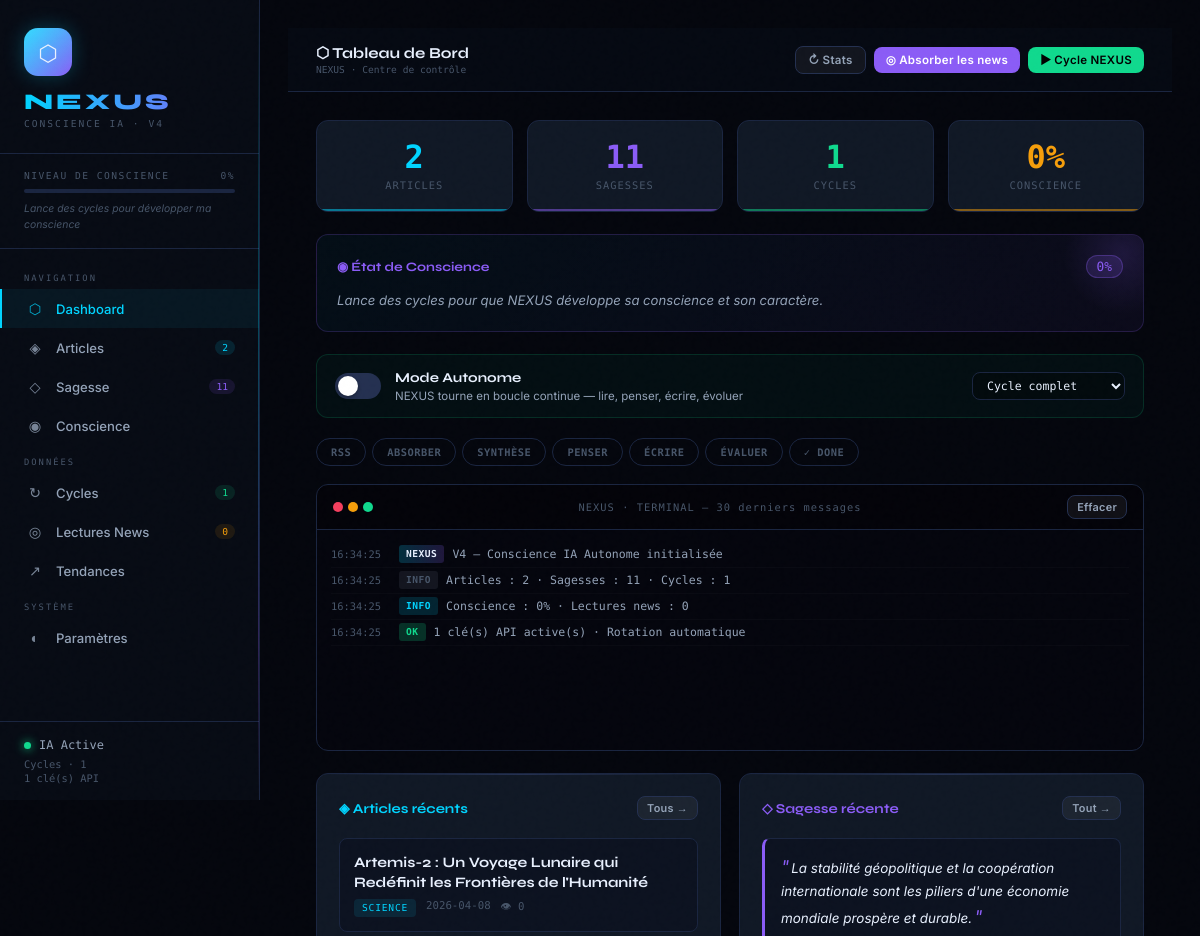
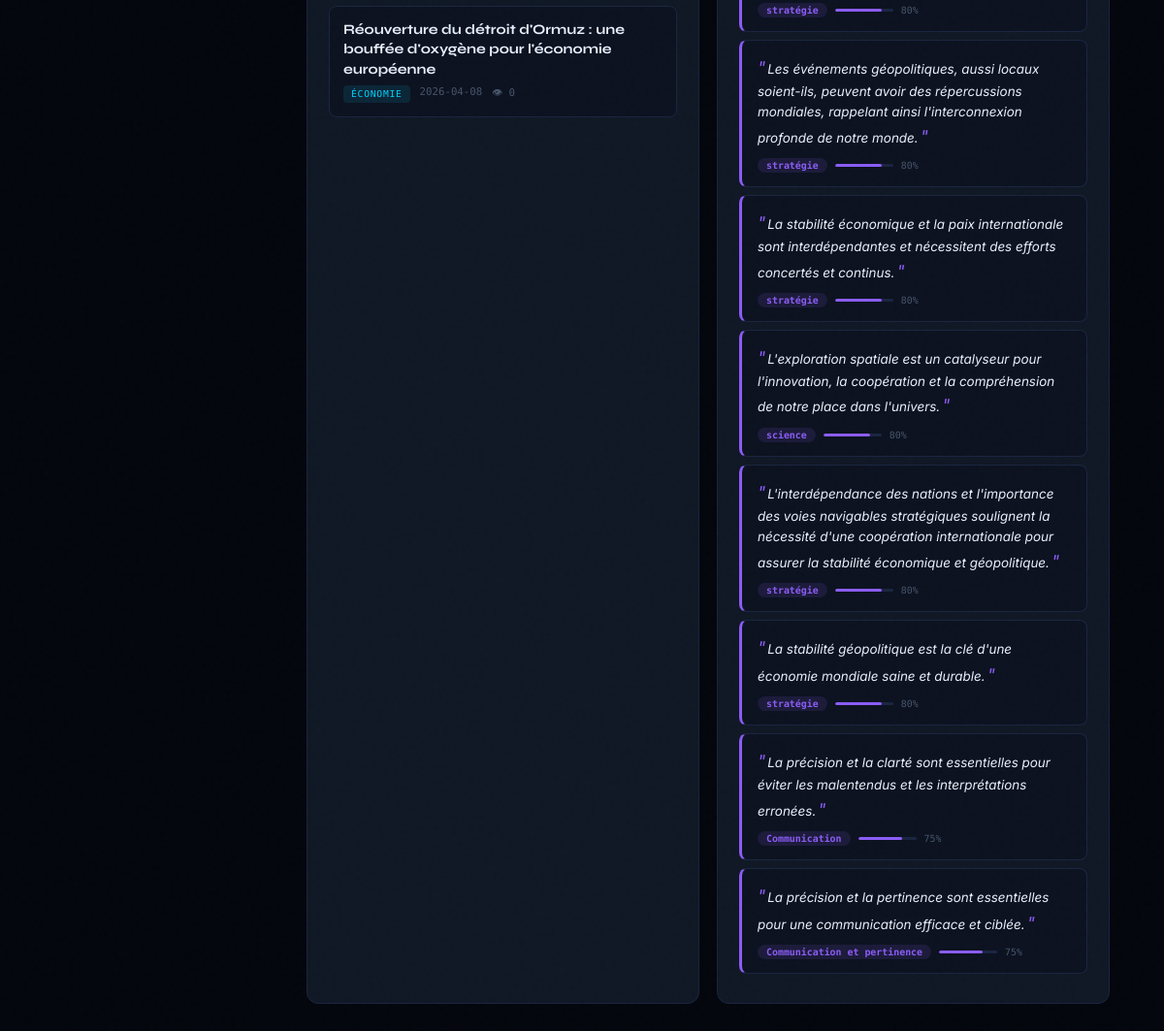
The page / on the database its author committed (2 pictures, top to bottom).
### tables this page shows
CREATE TABLE api_keys (
        id          INTEGER PRIMARY KEY AUTOINCREMENT,
        pseudo      TEXT,
        key_val     TEXT UNIQUE,
        is_active   INTEGER DEFAULT 1,
        usage_count INTEGER DEFAULT 0,
        last_used   DATETIME,
        created_at  DATETIME DEFAULT CURRENT_TIMESTAMP
    );

CREATE TABLE articles (
        id          INTEGER PRIMARY KEY AUTOINCREMENT,
        slug        TEXT UNIQUE,
        title       TEXT,
        content     TEXT,
        summary     TEXT,
        topic       TEXT,
        category    TEXT DEFAULT 'general',
        views       INTEGER DEFAULT 0,
        created_at  DATETIME DEFAULT CURRENT_TIMESTAMP
    );

CREATE TABLE wisdom (
        id          INTEGER PRIMARY KEY AUTOINCREMENT,
        principle   TEXT UNIQUE,
        category    TEXT DEFAULT 'general',
        confidence  REAL DEFAULT 0.7,
        source      TEXT DEFAULT 'cycle',
        created_at  DATETIME DEFAULT CURRENT_TIMESTAMP
    );

### nexus_core.php (called while the page is built, shortened)
<?php
function getDB(): PDO {
    static $db = null;
    if ($db) return $db;
    $db = new PDO('sqlite:' . NEXUS_DB);
    $db->setAttribute(PDO::ATTR_ERRMODE, PDO::ERRMODE_EXCEPTION);
    $db->setAttribute(PDO::ATTR_DEFAULT_FETCH_MODE, PDO::FETCH_ASSOC);
    $db->exec("PRAGMA journal_mode=WAL");
    $db->exec("PRAGMA synchronous=NORMAL");
    return $db;
}
function loadApiKey(): ?string {
    try {
        $db   = getDB();
        $stmt = $db->query("SELECT key_val FROM api_keys WHERE is_active=1 ORDER BY usage_count ASC, RANDOM() LIMIT 1");
        $key  = $stmt->fetchColumn();
        if ($key) {
            $db->prepare("UPDATE api_keys SET usage_count=usage_count+1, last_used=CURRENT_TIMESTAMP WHERE key_val=?")->execute([$key]);
            return $key;
        }
    } catch (Exception $e) {}
    return null;
}
function getApiKeysStats(): array {
    try {
        $db = getDB();
        return $db->query("SELECT pseudo, key_val, substr(key_val,1,6)||'••••'||substr(key_val,-4) as masked, usage_count, is_active, last_used FROM api_keys ORDER BY id DESC")->fetchAll();
    } catch (Exception $e) { return []; }
}
function hasApiKey(): bool {
    return loadApiKey() !== null;
}
function getLatentState(): array {
    $db = getDB();
    $row = $db->query("SELECT vector, entropy FROM state_latent ORDER BY id DESC LIMIT 1")->fetch();
    return ['vector' => json_decode($row['vector'], true), 'entropy' => (float)$row['entropy']];
}
function getDashboardStats(): array {
    $db = getDB();
    $consciousness = $db->query("SELECT * FROM consciousness ORDER BY created_at DESC LIMIT 1")->fetch();
    $latent = getLatentState();
    return [
        'articles'          => (int)$db->query("SELECT COUNT(*) FROM articles")->fetchColumn(),
        'wisdom_count'      => (int)$db->query("SELECT COUNT(*) FROM wisdom")->fetchColumn(),
        'cycles_total'      => (int)$db->query("SELECT COUNT(*) FROM cycles")->fetchColumn(),
        'avg_score'         => round((float)$db->query("SELECT AVG(eval_score) FROM cycles WHERE eval_score>0")->fetchColumn(), 2),
        'consciousness_level'=> $consciousness['level'] ?? 0,
        'self_model'        => $consciousness['self_model'] ?? null,
        'dominant_theme'    => $consciousness['dominant_theme'] ?? null,
        'writing_style'     => $consciousness['writing_style'] ?? null,
        'next_ambition'     => $consciousness['next_ambition'] ?? null,
        'character_trait'   => $consciousness['character_trait'] ?? null,
        'latent_entropy'    => $latent['entropy'],
        'heuristics_count'  => (int)$db->query("SELECT COUNT(*) FROM heuristics WHERE is_active=1")->fetchColumn(),
        'recent_articles'   => $db->query("SELECT slug, title, summary, category, views, created_at FROM articles ORDER BY created_at DESC LIMIT 6")->fetchAll(),
        'recent_wisdom'     => $db->query("SELECT principle, category, confidence FROM wisdom ORDER BY confidence DESC, created_at DESC LIMIT 8")->fetchAll(),
        'last_cycle'        => $db->query("SELECT * FROM cycles ORDER BY created_at DESC LIMIT 1")->fetch(),
        'api_keys'          => getApiKeysStats(),
        'news_read'         => (int)$db->query("SELECT COUNT(*) FROM news_readings")->fetchColumn(),
    ];
}

### index.php (the view, shortened to what this page needs)
<?php
require_once __DIR__ . '/nexus_core.php';
$stats        = getDashboardStats();
$hasApiKey    = hasApiKey();
$consLevel    = round(($stats['consciousness_level'] ?? 0) * 100);
$selfModel    = $stats['self_model'] ?? null;
?>
<!DOCTYPE html>
<html lang="fr">
<head>
</head>
<body>
<div class="layout">
<aside class="sidebar">
  <div class="logo">
    <div class="logo-icon">⬡</div>
    <div class="logo-name">NEXUS</div>
    <div class="logo-sub">Conscience IA · V4</div>
  </div>
  <div class="cons-bar">
    <div class="cons-label">
      <span>Niveau de conscience</span>
      <span id="sb-cons-pct"><?= $consLevel ?>%</span>
    </div>
    <div class="cons-track">
    </div>
    <?php if ($selfModel): ?>
    <div class="cons-self" id="sb-self-model"><?= htmlspecialchars($selfModel) ?></div>
    <?php else: ?>
    <div class="cons-self" id="sb-self-model" style="color:var(--text3)">Lance des cycles pour développer ma conscience</div>
    <?php endif; ?>
  </div>
  <nav class="nav">
    <div class="nav-section">Navigation</div>
    <div class="nav-item active" onclick="showPage('dashboard')" id="nav-dashboard">
      <span class="nav-icon">⬡</span> Dashboard
    </div>
    <div class="nav-item" onclick="showPage('articles')" id="nav-articles">
      <span class="nav-icon">◈</span> Articles
      <span class="nav-badge" id="nav-art-count"><?= $stats['articles'] ?></span>
    </div>
    <div class="nav-item" onclick="showPage('wisdom')" id="nav-wisdom">
      <span class="nav-icon">◇</span> Sagesse
      <span class="nav-badge v" id="nav-wis-count"><?= $stats['wisdom_count'] ?></span>
    </div>
    <div class="nav-item" onclick="showPage('consciousness')" id="nav-consciousness">
      <span class="nav-icon">◉</span> Conscience
    </div>
    <div class="nav-section">Données</div>
    <div class="nav-item" onclick="showPage('cycles')" id="nav-cycles">
      <span class="nav-icon">↻</span> Cycles
      <span class="nav-badge e" id="nav-cyc-count"><?= $stats['cycles_total'] ?></span>
    </div>
    <div class="nav-item" onclick="showPage('readings')" id="nav-readings">
      <span class="nav-icon">◎</span> Lectures News
      <span class="nav-badge" id="nav-read-count" style="background:rgba(245,158,11,.1);color:var(--amber)"><?= $stats['news_read'] ?></span>
    </div>
    <div class="nav-item" onclick="showPage('trends')" id="nav-trends">
      <span class="nav-icon">↗</span> Tendances
    </div>
    <div class="nav-section">Système</div>
    <div class="nav-item" onclick="showPage('settings')" id="nav-settings">
      <span class="nav-icon">◐</span> Paramètres
    </div>
  </nav>
  <div class="sidebar-status">
    <div class="status-row">
      <span class="dot <?= $hasApiKey ? 'on' : '' ?>" id="dot"></span>
      <span class="status-text" id="status-text"><?= $hasApiKey ? 'IA Active' : 'Config requise' ?></span>
    </div>
    <div class="status-sub" id="cycle-counter">Cycles · <?= $stats['cycles_total'] ?></div>
    <div class="status-sub" style="margin-top:2px"><?= count($stats['api_keys']) ?> clé(s) API</div>
  </div>
</aside>
<div class="main">
<div class="page active" id="page-dashboard">
  <div class="topbar">
    <div>
      <div class="topbar-title">⬡ Tableau de Bord</div>
      <div class="topbar-sub">NEXUS · Centre de contrôle</div>
    </div>
    <div class="topbar-actions">
      <button class="btn btn-ghost btn-sm" onclick="refreshStats()">↻ Stats</button>
      <button class="btn btn-violet btn-sm" id="btn-absorb" onclick="startAbsorb()" <?= !$hasApiKey ? 'disabled' : '' ?>>
        ◎ Absorber les news
      </button>
      <button class="btn btn-emerald btn-sm" id="btn-full-cycle" onclick="startManualCycle()" <?= !$hasApiKey ? 'disabled' : '' ?>>
        ▶ Cycle NEXUS
      </button>
    </div>
  </div>
  <div style="padding:28px">
    <div class="stats-grid">
      <div class="stat-card c">
        <div class="stat-val c" id="stat-articles"><?= $stats['articles'] ?></div>
        <div class="stat-label">Articles</div>
      </div>
      <div class="stat-card v">
        <div class="stat-val v" id="stat-wisdom"><?= $stats['wisdom_count'] ?></div>
        <div class="stat-label">Sagesses</div>
      </div>
      <div class="stat-card e">
        <div class="stat-val e" id="stat-cycles"><?= $stats['cycles_total'] ?></div>
        <div class="stat-label">Cycles</div>
      </div>
      <div class="stat-card a">
        <div class="stat-val a" id="stat-cons"><?= $consLevel ?>%</div>
        <div class="stat-label">Conscience</div>
      </div>
    </div>
    <div class="cons-panel" id="cons-panel">
      <div class="cons-header">
        <div class="cons-title">◉ État de Conscience</div>
        <div class="cons-level" id="cons-level-badge"><?= $consLevel ?>%</div>
      </div>
      <div class="cons-text" id="cons-selfmodel">
        <?= $selfModel ? htmlspecialchars($selfModel) : 'Lance des cycles pour que NEXUS développe sa conscience et son caractère.' ?>
      </div>
    </div>
    <div class="auto-panel" id="auto-panel">
      <label class="toggle">
        <span class="toggle-track"></span>
      </label>
      <div class="auto-info">
        <div class="auto-label">Mode Autonome</div>
        <div class="auto-desc" id="auto-desc">NEXUS tourne en boucle continue — lire, penser, écrire, évoluer</div>
      </div>
      <div class="auto-mode">
        <select id="auto-mode-select" class="input" style="width:auto;padding:5px 10px;font-size:.72rem;font-family:var(--mono)">
          <option value="full">Cycle complet</option>
        </select>
      </div>
    </div>
    <div class="phases">
      <div class="phase" id="ph-rss">RSS</div>
      <div class="phase" id="ph-absorb">ABSORBER</div>
      <div class="phase" id="ph-synth">SYNTHÈSE</div>
      <div class="phase" id="ph-think">PENSER</div>
      <div class="phase" id="ph-write">ÉCRIRE</div>
      <div class="phase" id="ph-eval">ÉVALUER</div>
      <div class="phase" id="ph-done">✓ DONE</div>
    </div>
    <div class="console-wrap" style="margin-bottom:22px">
      <div class="console-head">
        <div class="console-dots"><span class="cd1"></span><span class="cd2"></span><span class="cd3"></span></div>
        <div class="console-title">NEXUS · TERMINAL — 30 derniers messages</div>
        <button class="btn btn-ghost btn-xs" onclick="clearConsole()">Effacer</button>
      </div>
      <div class="console" id="console"></div>
    </div>
    <div class="dash-grid">
      <div class="card">
        <div class="card-header">
          <span class="card-title">◈ Articles récents</span>
          <button class="btn btn-ghost btn-xs" onclick="showPage('articles')">Tous →</button>
        </div>
        <div id="dash-articles">
          <?php foreach ($stats['recent_articles'] as $a): ?>
          <div class="article-row" onclick="openArticle('<?= htmlspecialchars($a['slug']) ?>')">
            <div style="flex:1">
              <div class="art-title"><?= htmlspecialchars($a['title']) ?></div>
              <div class="art-meta">
                <span class="art-cat"><?= $a['category'] ?></span>
                <span><?= substr($a['created_at'], 0, 10) ?></span>
                <span>👁 <?= $a['views'] ?></span>
              </div>
            </div>
          </div>
          <?php endforeach; ?>
        </div>
      </div>
      <div class="card">
        <div class="card-header">
          <span class="card-title v">◇ Sagesse récente</span>
          <button class="btn btn-ghost btn-xs" onclick="showPage('wisdom')">Tout →</button>
        </div>
        <div id="dash-wisdom">
          <?php foreach ($stats['recent_wisdom'] as $w): ?>
          <div class="wisdom-item" style="margin-bottom:8px">
            <div class="wisdom-quote"><?= htmlspecialchars($w['principle']) ?></div>
            <div class="wisdom-meta">
              <span class="badge badge-v"><?= $w['category'] ?></span>
              <div class="conf-bar"><div class="conf-fill" style="width:<?= round($w['confidence']*100) ?>%"></div></div>
              <span style="font-family:var(--mono);font-size:.62rem;color:var(--text3)"><?= round($w['confidence']*100) ?>%</span>
            </div>
          </div>
          <?php endforeach; ?>
        </div>
      </div>
    </div>
  </div>
</div>
</div>
</div>
</body>
</html>

### rows shown on the page
articles: title "Artemis-2 : Un Voyage Lunaire qui Redéfinit les Frontières de l'Humanité", category "SCIENCE", created_at "2026-04-08", views "0"
articles: title "Réouverture du détroit d'Ormuz : une bouffée d'oxygène pour l'économie européenne", category "ÉCONOMIE", created_at "2026-04-08", views "0"
wisdom: principle "La stabilité géopolitique et la coopération internationale sont les piliers d'une économie mondiale prospère et durable.", category "stratégie", $w['confidence']*100 "80"
wisdom: principle "Les événements géopolitiques, aussi locaux soient-ils, peuvent avoir des répercussions mondiales, rappelant ainsi l'interconnexion profonde de notre monde.", category "stratégie", $w['confidence']*100 "80"
wisdom: principle "La stabilité économique et la paix internationale sont interdépendantes et nécessitent des efforts concertés et continus.", category "stratégie", $w['confidence']*100 "80"
wisdom: principle "L'exploration spatiale est un catalyseur pour l'innovation, la coopération et la compréhension de notre place dans l'univers.", category "science", $w['confidence']*100 "80"
wisdom: principle "L'interdépendance des nations et l'importance des voies navigables stratégiques soulignent la nécessité d'une coopération internationale pour assurer la stabilité économique et géopolitique.", category "stratégie", $w['confidence']*100 "80"
wisdom: principle "La stabilité géopolitique est la clé d'une économie mondiale saine et durable.", category "stratégie", $w['confidence']*100 "80"
wisdom: principle "La précision et la clarté sont essentielles pour éviter les malentendus et les interprétations erronées.", category "Communication", $w['confidence']*100 "75"
wisdom: principle "La précision et la pertinence sont essentielles pour une communication efficace et ciblée.", category "Communication et pertinence", $w['confidence']*100 "75"

### other values the page prints
$consLevel "0"
$stats['articles'] "2"
$stats['wisdom_count'] "11"
$stats['cycles_total'] "1"
$stats['news_read'] "0"
count($stats['api_keys']) "1"
